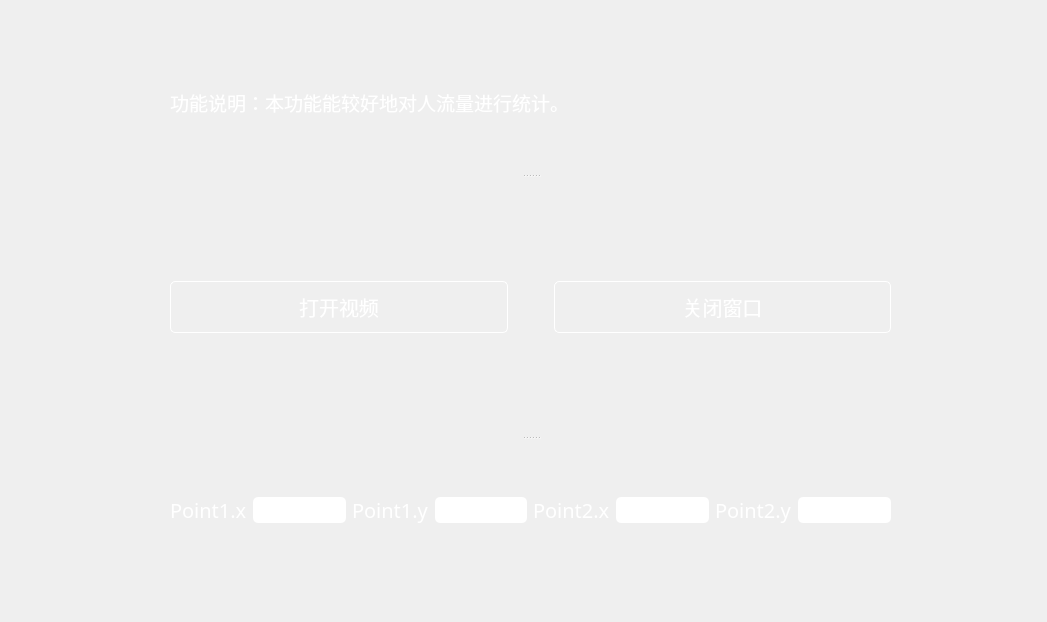
<?xml version="1.0" encoding="UTF-8"?>
<ui version="4.0">
 <class>MyDialog</class>
 <widget class="QDialog" name="MyDialog">
  <property name="geometry">
   <rect>
    <x>0</x>
    <y>0</y>
    <width>1047</width>
    <height>622</height>
   </rect>
  </property>
  <property name="windowTitle">
   <string>Dialog</string>
  </property>
  <widget class="QLabel" name="label_5">
   <property name="geometry">
    <rect>
     <x>0</x>
     <y>0</y>
     <width>1051</width>
     <height>631</height>
    </rect>
   </property>
   <property name="text">
    <string/>
   </property>
   <property name="pixmap">
    <pixmap resource="res.qrc">:/bg5.png</pixmap>
   </property>
   <property name="scaledContents">
    <bool>true</bool>
   </property>
  </widget>
  <widget class="QSplitter" name="splitter_2">
   <property name="geometry">
    <rect>
     <x>170</x>
     <y>30</y>
     <width>721</width>
     <height>551</height>
    </rect>
   </property>
   <property name="orientation">
    <enum>Qt::Vertical</enum>
   </property>
   <widget class="QSplitter" name="splitter">
    <property name="orientation">
     <enum>Qt::Vertical</enum>
    </property>
    <widget class="QLabel" name="window">
     <property name="font">
      <font>
       <family>黑体</family>
       <pointsize>14</pointsize>
      </font>
     </property>
     <property name="styleSheet">
      <string notr="true">QLabel{
color:white
}</string>
     </property>
     <property name="text">
      <string>功能说明：本功能能较好地对人流量进行统计。</string>
     </property>
    </widget>
    <widget class="QWidget" name="horizontalLayoutWidget">
     <layout class="QHBoxLayout" name="horizontalLayout">
      <item>
       <widget class="QPushButton" name="open">
        <property name="font">
         <font>
          <pointsize>15</pointsize>
         </font>
        </property>
        <property name="styleSheet">
         <string notr="true">QPushButton{
			opacity: 0.5;
			border-radius: 5px;
			border:1px solid white;
			color:white;
			padding:10px;
		}
QPushButton:hover{
border: 1px solid rgb(255, 10, 96);}
</string>
        </property>
        <property name="text">
         <string>打开视频</string>
        </property>
       </widget>
      </item>
      <item>
       <spacer name="horizontalSpacer">
        <property name="orientation">
         <enum>Qt::Horizontal</enum>
        </property>
        <property name="sizeType">
         <enum>QSizePolicy::Fixed</enum>
        </property>
        <property name="sizeHint" stdset="0">
         <size>
          <width>40</width>
          <height>20</height>
         </size>
        </property>
       </spacer>
      </item>
      <item>
       <widget class="QPushButton" name="close">
        <property name="font">
         <font>
          <pointsize>15</pointsize>
         </font>
        </property>
        <property name="styleSheet">
         <string notr="true">QPushButton{
			opacity: 0.5;
			border-radius: 5px;
			border:1px solid white;
			color:white;
			padding:10px;
		}
QPushButton:hover{
border: 1px solid rgb(255, 10, 96);}
</string>
        </property>
        <property name="text">
         <string>关闭窗口</string>
        </property>
       </widget>
      </item>
     </layout>
    </widget>
   </widget>
   <widget class="QWidget" name="gridLayoutWidget">
    <layout class="QGridLayout" name="gridLayout">
     <item row="1" column="7">
      <widget class="QLineEdit" name="p2y">
       <property name="font">
        <font>
         <pointsize>15</pointsize>
        </font>
       </property>
       <property name="styleSheet">
        <string notr="true">QLineEdit{
			opacity: 0.5;
			border-radius: 5px;
		}
QLineEdit:hover{
border: 1px solid rgb(255, 10, 96);}
</string>
       </property>
      </widget>
     </item>
     <item row="1" column="3">
      <widget class="QLineEdit" name="p1y">
       <property name="font">
        <font>
         <pointsize>15</pointsize>
        </font>
       </property>
       <property name="styleSheet">
        <string notr="true">QLineEdit{
			opacity: 0.5;
			border-radius: 5px;
		}
QLineEdit:hover{
border: 1px solid rgb(255, 10, 96);}
</string>
       </property>
      </widget>
     </item>
     <item row="1" column="1">
      <widget class="QLineEdit" name="p1x">
       <property name="font">
        <font>
         <pointsize>15</pointsize>
        </font>
       </property>
       <property name="styleSheet">
        <string notr="true">QLineEdit{
			opacity: 0.5;
			border-radius: 5px;
		}
QLineEdit:hover{
border: 1px solid rgb(255, 10, 96);}
</string>
       </property>
      </widget>
     </item>
     <item row="1" column="5">
      <widget class="QLineEdit" name="p2x">
       <property name="font">
        <font>
         <pointsize>15</pointsize>
        </font>
       </property>
       <property name="styleSheet">
        <string notr="true">QLineEdit{
			opacity: 0.5;
			border-radius: 5px;
		}
QLineEdit:hover{
border: 1px solid rgb(255, 10, 96);}
</string>
       </property>
      </widget>
     </item>
     <item row="1" column="2">
      <widget class="QLabel" name="label">
       <property name="font">
        <font>
         <family>黑体</family>
         <pointsize>15</pointsize>
        </font>
       </property>
       <property name="styleSheet">
        <string notr="true">QLabel{
color:white
}</string>
       </property>
       <property name="text">
        <string>Point1.y</string>
       </property>
      </widget>
     </item>
     <item row="1" column="0">
      <widget class="QLabel" name="label_2">
       <property name="font">
        <font>
         <family>黑体</family>
         <pointsize>15</pointsize>
        </font>
       </property>
       <property name="styleSheet">
        <string notr="true">QLabel{
color:white
}</string>
       </property>
       <property name="text">
        <string>Point1.x</string>
       </property>
      </widget>
     </item>
     <item row="1" column="4">
      <widget class="QLabel" name="label_3">
       <property name="font">
        <font>
         <family>黑体</family>
         <pointsize>15</pointsize>
        </font>
       </property>
       <property name="styleSheet">
        <string notr="true">QLabel{
color:white
}</string>
       </property>
       <property name="text">
        <string>Point2.x</string>
       </property>
      </widget>
     </item>
     <item row="1" column="6">
      <widget class="QLabel" name="label_4">
       <property name="font">
        <font>
         <family>黑体</family>
         <pointsize>15</pointsize>
        </font>
       </property>
       <property name="styleSheet">
        <string notr="true">QLabel{
color:white
}</string>
       </property>
       <property name="text">
        <string>Point2.y</string>
       </property>
      </widget>
     </item>
    </layout>
   </widget>
  </widget>
 </widget>
 <resources>
  <include location="res.qrc"/>
 </resources>
 <connections/>
</ui>
